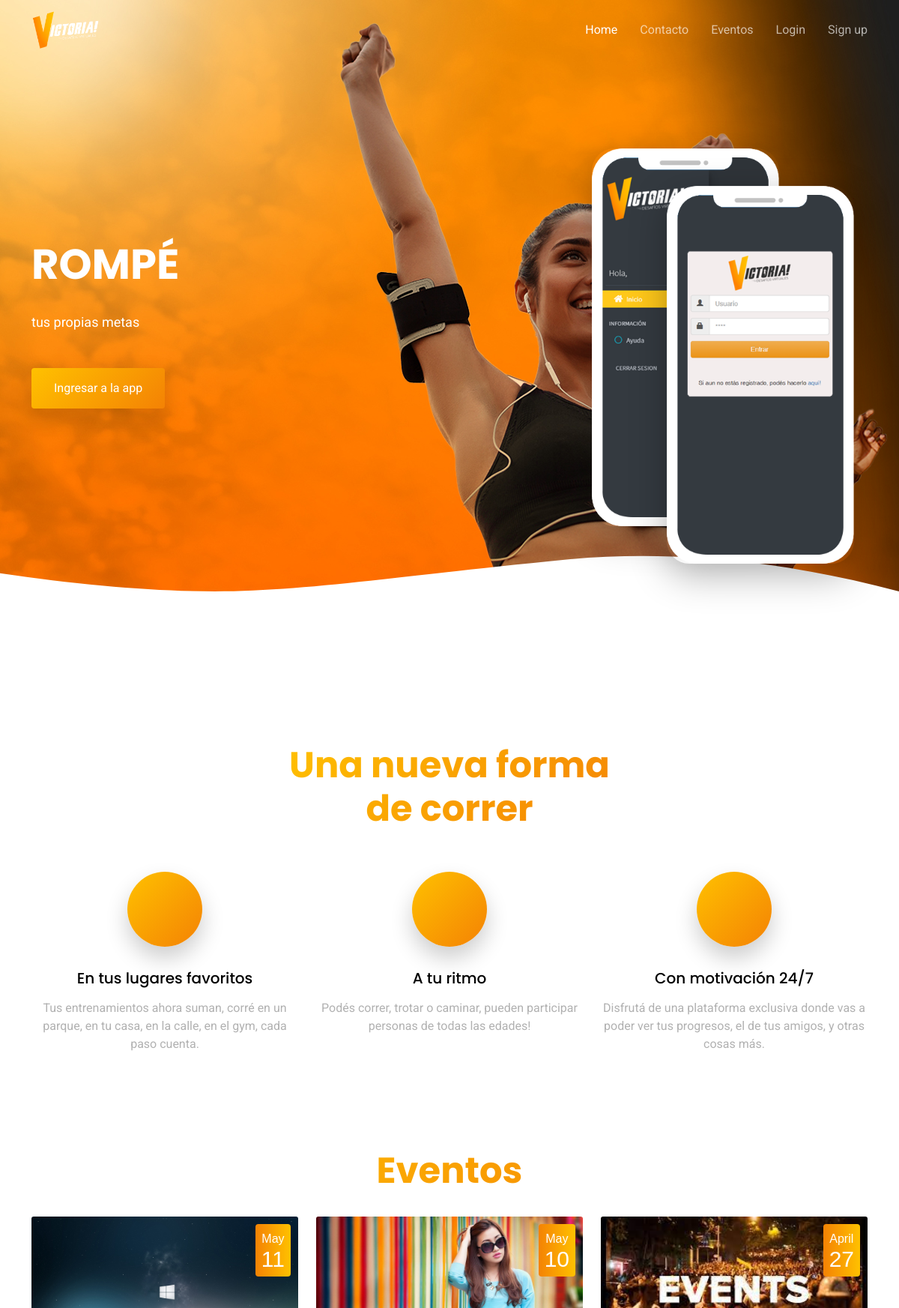
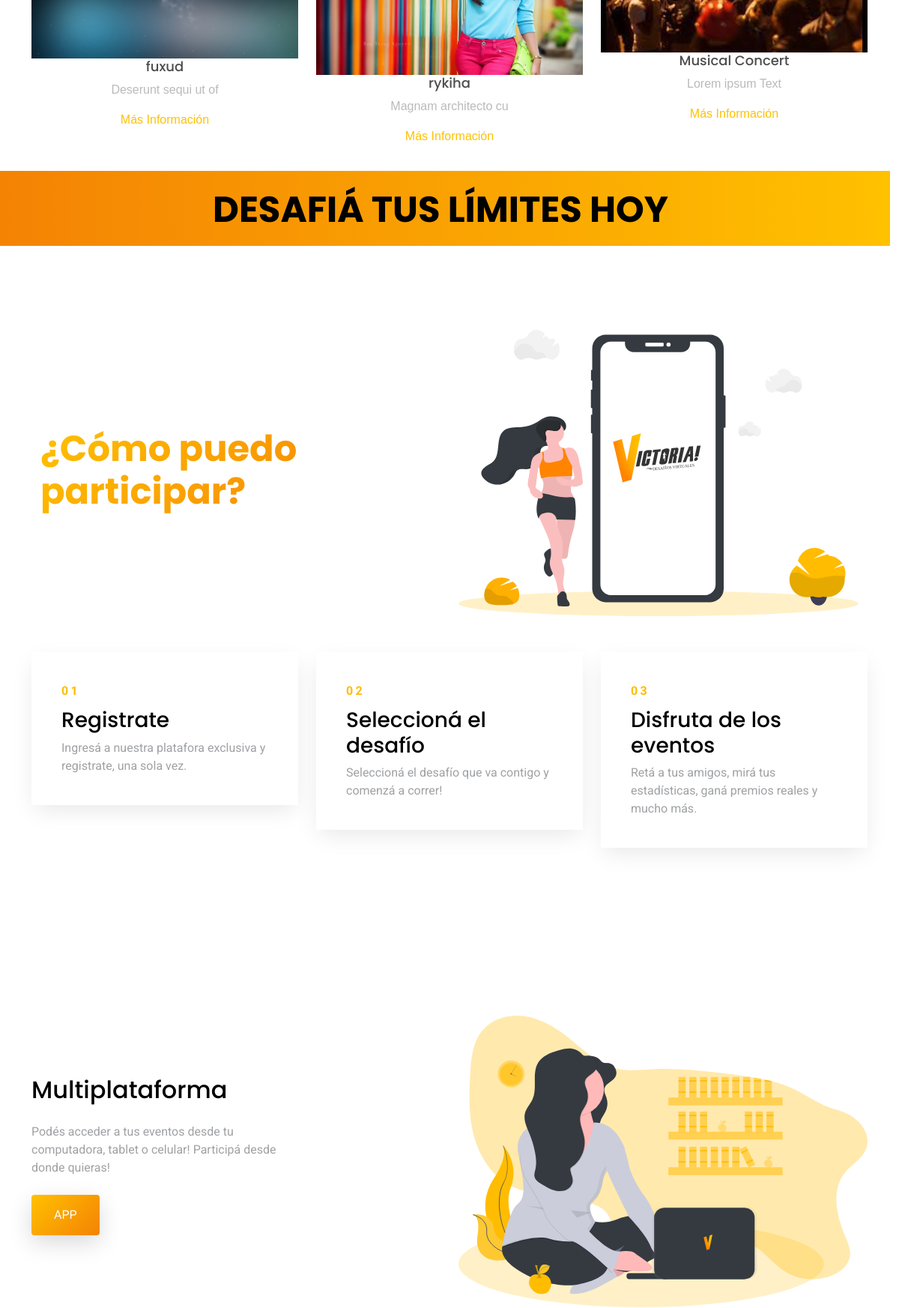
The page / (upper part) on the database its author committed (2 pictures, top to bottom).
### webapp/models.py (models this page shows, shortened)
class slider(models.Model):
    slider_id=models.AutoField(primary_key=True)
    title=models.CharField(max_length=100)
    desc=models.CharField(max_length=100)
    button_name=models.CharField(max_length=256)
    button_link=models.CharField(max_length=256)
    background = models.ImageField(upload_to='slider/',default="SuperAdmin/dummy.jpg")
    front_img = models.ImageField(upload_to='slider/',default="SuperAdmin/dummy.jpg")
    front_img_two = models.ImageField(upload_to='slider/',default="SuperAdmin/dummy.jpg")

class Event(models.Model):
    EventId = models.AutoField(primary_key=True)
    EventName = models.CharField(max_length=255, default="")
    Cost = models.FloatField(default=0.0)
    Registration_start = models.DateField()
    Registration_end = models.DateField()
    Runner_quantity = models.IntegerField(default=0)
    Event_logo = models.ImageField(upload_to='Eventlogo/',default="SuperAdmin/dummy.jpg")
    Status = models.CharField(max_length=50, default="")
    EventTypeId = models.ForeignKey(Event_Type , on_delete=models.SET_NULL,blank=True,null=True)
    Description = models.TextField(default="")
    created = models.DateTimeField(auto_now_add=True, blank=True)
    buy_link=models.TextField(default="")

### webapp/views.py (the view)
# urls.py: path('',index.as_view(),name="index"),
class index(View):
    def get(self,request):
        webdata = setting.objects.all()[0]
        request.session['title']=webdata.website_title
        request.session['desc']=webdata.website_description
        request.session['logo']=str(webdata.website_logo.url)
        data={
             'slider':slider.objects.all()[0],
              'data':Event.objects.all().order_by('-EventId')[0:3]
        }
        return render(request,'landing/index.html',data)

### templates/landing/index.html (shortened to what this page needs)
{% extends 'landing/layout.html' %}
{% load static %}
{% block content%}
  <section class="hero-section" style="  background: linear-gradient(to right, rgba(0, 0, 0, 0) 0%, rgba(0, 0, 0, 0) 0%), url({{slider.background.url}});" id="hero">
    <div class="wave">
    </div>
    <div class="container">
      <div class="row align-items-center">
        <div class="col-12 hero-text-image">
          <div class="row">
            <div class="col-lg-8 text-center text-lg-start">
              <h1 data-aos="fade-right"> {{slider.title}} </h1>
              <p class="mb-5" data-aos="fade-right" data-aos-delay="100"> {{slider.desc}} </p>
              <p data-aos="fade-right" data-aos-delay="200" data-aos-offset="-500"><a href="{{slider.button_link}}" class="btn btn-primary">{{slider.button_name}}</a></p>
            </div>
            <div class="col-lg-4 iphone-wrap">
              <img src="{{slider.front_img_two.url}}" alt="Image" class="phone-2" data-aos="fade-right" data-aos-delay="200">
            </div>
          </div>
        </div>
      </div>
    </div>
  </section>
  <main id="main">
    <section class="section">
      <div class="container">
      <div class="row justify-content-center text-center mb-5">
        <div class="col-md-5" data-aos="fade-up">
          <h2 class="section-heading">Una nueva forma de correr</h2>
        </div>
      </div>
    </div>
      <div class="container">
        <div class="row">
          <div class="col-md-4" data-aos="fade-up" data-aos-delay="">
            <div class="feature-1 text-center">
              <div class="wrap-icon icon-1">
                <i class="bi bi-people"></i>
              </div>
              <h3 class="mb-3">En tus lugares favoritos</h3>
              <p>Tus entrenamientos ahora suman, corré en un parque, en tu casa, en la calle, en el gym, cada paso cuenta.</p>
            </div>
          </div>
          <div class="col-md-4" data-aos="fade-up" data-aos-delay="100">
            <div class="feature-1 text-center">
              <div class="wrap-icon icon-1">
                <i class="bi bi-brightness-high"></i>
              </div>
              <h3 class="mb-3">A tu ritmo</h3>
              <p>Podés correr, trotar o caminar, pueden participar personas de todas las edades!</p>
            </div>
          </div>
          <div class="col-md-4" data-aos="fade-up" data-aos-delay="200">
            <div class="feature-1 text-center">
              <div class="wrap-icon icon-1">
                <i class="bi bi-bar-chart"></i>
              </div>
              <h3 class="mb-3">Con motivación 24/7</h3>
              <p>Disfrutá de una plataforma exclusiva donde vas a poder ver tus progresos, el de tus amigos, y otras cosas más.</p>
            </div>
          </div>
        </div>
      </div>
    </section>
    <div id="eventos" class="blog-home2" "py-5">
      <div class="container">
        <div class="row justify-content-center">
          <div class="col-md-8 text-center" data-aos="fade-up">
            <h2 class="section-heading">Eventos</h2>
          </div>
        </div>
        <div class="row mt-4">
          {% for d in data %}
          <div class="col-md-4 text-center on-hover">
            <div class="card border-0 mb-4" data-aos="fade-up">
              <a href="/eventview/{{d.EventId}}"><img class="card-img-top" src="{{d.Event_logo.url}}" alt="wrappixel kit"></a>
              <div class="date-pos bg-info-gradiant p-2 d-inline-block text-center rounded text-white position-absolute">{{d.created|date:"F"  }}<span class="d-block">{{d.created.day}}</span></div>
              <h5 class="font-weight-medium "><a href="#" class="text-decoration-none link m-0">{{d.EventName}}</a></h5>
              <p class="">{{d.Description}}</p>
              <a href="/eventview/{{d.EventId}}" class="text-decoration-none linking text-themecolor text-center">Más Información</a>
            </div>
          </div>
          {% endfor %}
        </div>
      </div>
    </div>
     <div class="row cta1-fill">
       <div class="text-center">  <h2>DESAFIÁ TUS LÍMITES HOY</h2>  </div>
     </div>
    <section class="section">
      <div class="container">
        <div class="container">
          <div class="row align-items-center" data-aos="fade">
            <div class="col-md-5 me-auto">
              <h2 class="section-heading"> ¿Cómo puedo participar?</h2>
            </div>
            <div class="col-md-6" data-aos="fade-left">
              <img src="{% static '' %}landing/img/undraw_svg_1.svg" alt="Image" class="img-fluid">
            </div>
          </div>
        </div>
      <div class="pt-5" </div>
        <div class="row">
          <div class="col-md-4">
            <div class="step">
              <span class="number">01</span>
              <h3>Registrate</h3>
              <p>Ingresá a nuestra platafora exclusiva y registrate, una sola vez.</p>
            </div>
          </div>
          <div class="col-md-4">
            <div class="step">
              <span class="number">02</span>
              <h3>Seleccioná el desafío</h3>
              <p>Seleccioná el desafío que va contigo y comenzá a correr!</p>
            </div>
          </div>
          <div class="col-md-4">
            <div class="step">
              <span class="number">03</span>
              <h3>Disfruta de los eventos</h3>
              <p>Retá a tus amigos, mirá tus estadísticas, ganá premios reales y mucho más.</p>
            </div>
          </div>
        </div>
      </div>
    </section>
    <section class="section">
      <div class="container">
        <div class="row align-items-center">
          <div class="col-md-4 me-auto">
            <h2 class="mb-4">Multiplataforma</h2>
            <p class="mb-4">Podés acceder a tus eventos desde tu computadora, tablet o celular! Participá desde donde quieras!</p>
            <p><a href="#" class="btn btn-primary">APP</a></p>
          </div>
          <div class="col-md-6" data-aos="fade-left">
            <img src="{% static '' %}landing/img/undraw_svg_2.svg" alt="Image" class="img-fluid">
          </div>
        </div>
      </div>
    </section>
  </main>
  {% endblock %}

### static/landing/css/style.css (style rules this page uses)
html { overflow-x: hidden; }
body { font-family: "Roboto", sans-serif; color: #9fa1a4; line-height: 1.5; }
a { color: #777; text-decoration: none; transition: .3s all ease; }
h1, h2, h3, h4, h5, h6, .font-heading { font-family: "Poppins", sans-serif; color: #000; }
.container { z-index: 2; position: relative; }
section { overflow: hidden; }
.section { padding: 7rem 0; }
.section-heading { font-size: 3rem; font-weight: 700; background: linear-gradient(-45deg, #f48204, #ffc100); -webkit-background-clip: text; -webkit-text-fill-color: transparent; }
.btn { border: none; padding: 15px 30px !important; }
.btn.btn-primary { background: #1c1c1c; background: linear-gradient(-45deg, #f48204, #ffc100); color: #fff; box-shadow: 0 10px 30px 0 rgba(0, 0, 0, 0.15); }
.feature-1 .wrap-icon { margin: 0 auto; height: 100px; width: 100px; border-radius: 50%; position: relative; margin-bottom: 30px; box-shadow: 0 15px 30px 0 rgba(0, 0, 0, 0.2); display: inline-flex; align-items: center; justify-content: center; }
.feature-1 .wrap-icon.icon-1 { background: linear-gradient(-45deg, #f48204, #ffc100); }
.feature-1 .wrap-icon i { font-size: 40px; line-height: 0; color: #fff; }
.feature-1 h3 { font-size: 20px; }
.feature-1 p { color: #b1b1b1; }
.step { box-shadow: 0 10px 30px -5px rgba(0, 0, 0, 0.1); background: #fff; padding: 40px; }
.step .number { background: linear-gradient(-45deg, #f48204, #ffc100); -webkit-background-clip: text; -webkit-text-fill-color: transparent; font-weight: 700; letter-spacing: .2rem; margin-bottom: 10px; display: block; }
.step p:last-child { margin-bottom: 0px; }
.cta1-fill { background: linear-gradient(to right, #f48204, #ffc100); width: 100%; height: 100px; }
.cta1-fill h2 { color: rgb(0, 0, 0); font-size: 3rem; font-weight: 700; text-align: center; margin-top: 23px; }
.hero-section { background: linear-gradient(to right, rgba(0, 0, 0, 0) 0%, rgba(0, 0, 0, 0) 0%), url(../img/hero-bg.jpg); position: relative; }
.hero-section .wave { width: 100%; overflow: hidden; position: absolute; z-index: 1; bottom: -150px; }
.hero-section .wave svg { width: 100%; }
.hero-section, .hero-section > .container > .row { height: 100vh; min-height: 880px; }
.hero-section h1 { font-size: 3.5rem; color: #fff; font-weight: 700; margin-bottom: 30px; }
.hero-section p { font-size: 18px; color: #fff; }
.hero-section .iphone-wrap { position: relative; }
.hero-section .iphone-wrap .phone-2, .hero-section .iphone-wrap .phone-1 { position: absolute; top: -50%; overflow: hidden; left: 0; box-shadow: 0 15px 50px 0 rgba(0, 0, 0, 0.3); border-radius: 30px; }
.hero-section .iphone-wrap .phone-2, .hero-section .iphone-wrap .phone-1 { width: 250px; }
.hero-section .iphone-wrap .phone-2 { margin-top: 50px; margin-left: 100px; width: 250px; }
.blog-home2 { font-family: "Montserrat", sans-serif; color: #bababa; font-weight: 300; }
.blog-home2 h1, .blog-home2 h3, .blog-home2 h4, .blog-home2 h5, .blog-home2 h6 { color: #505050; }
.blog-home2 .font-weight-medium { font-weight: 500; }
.blog-home2 .text-themecolor { color: #ffc100; margin-bottom: 10px }
.blog-home2 h5 { line-height: 22px; font-size: 18px; }
.blog-home2 a.link { color: #4d4d4d; }
.blog-home2 .on-hover { -webkit-transition: 0.2s ease-in; -o-transition: 0.2s ease-in; transition: 0.2s ease-in; }
.blog-home2 .date-pos { right: 10px; top: 10px; }
.blog-home2 .date-pos span { font-size: 30px; line-height: 30px; }
.blog-home2 .bg-info-gradiant { background: #f48204; background: -webkit-linear-gradient(legacy-direction(to right), #f48204 0%, #ffc100 100%); background: -webkit-gradient(linear, left top, right top, from(#f48204), to(#ffc100)); background: -webkit-linear-gradient(left, #f48204 0%, #ffc100 100%); background: -o-linear-gradient(left, #f48204 0%, #ffc100 100%); background: linear-gradient(to right, #f48204 0%, #ffc100 100%); }

### rows shown on the page
slider: background (picture), title "ROMPÉ", desc "tus propias metas", button_name "Ingresar a la app", front_img_two (picture)
Event: Event_logo (picture), created "May", created.day "11", EventName "fuxud", Description "Deserunt sequi ut of"
Event: Event_logo (picture), created "May", created.day "10", EventName "rykiha", Description "Magnam architecto cu"
Event: Event_logo (picture), created "April", created.day "27", EventName "Musical Concert", Description "Lorem ipsum Text"
